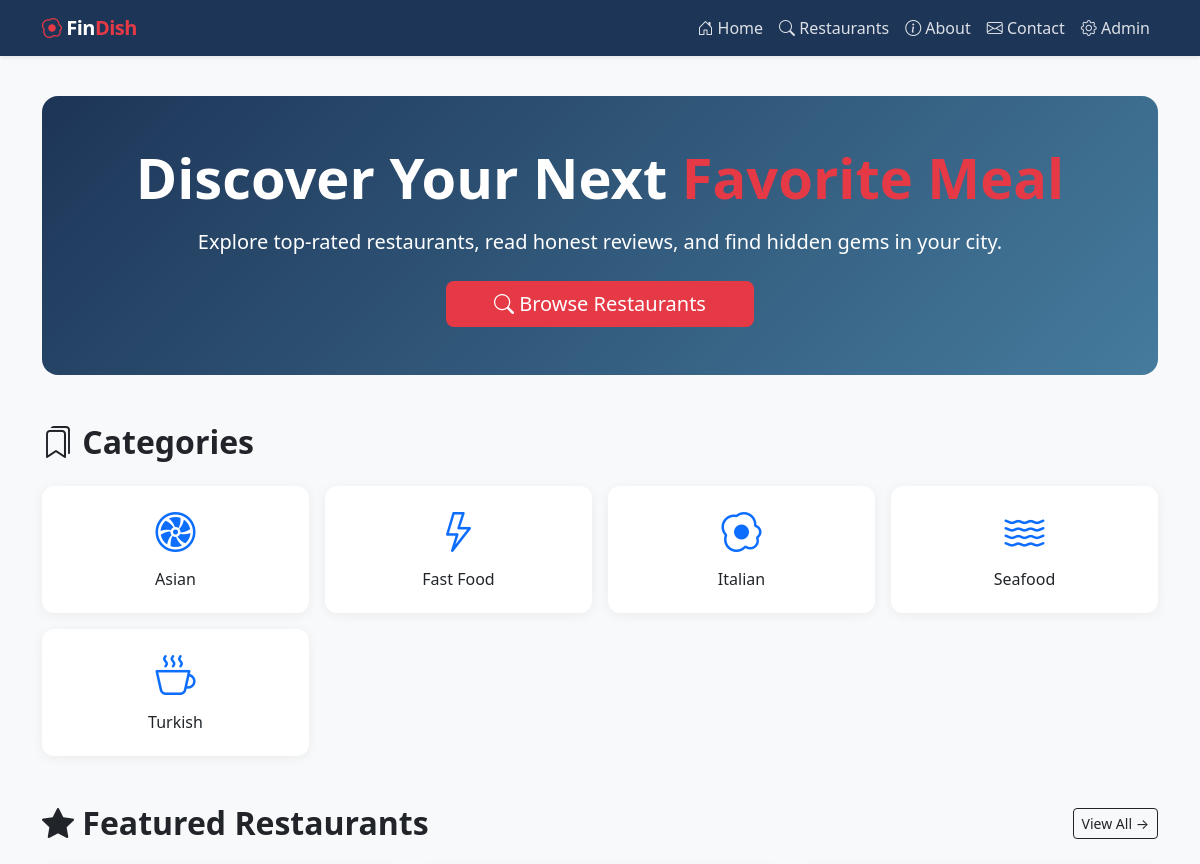
Before: / (upper part) with the older database file.
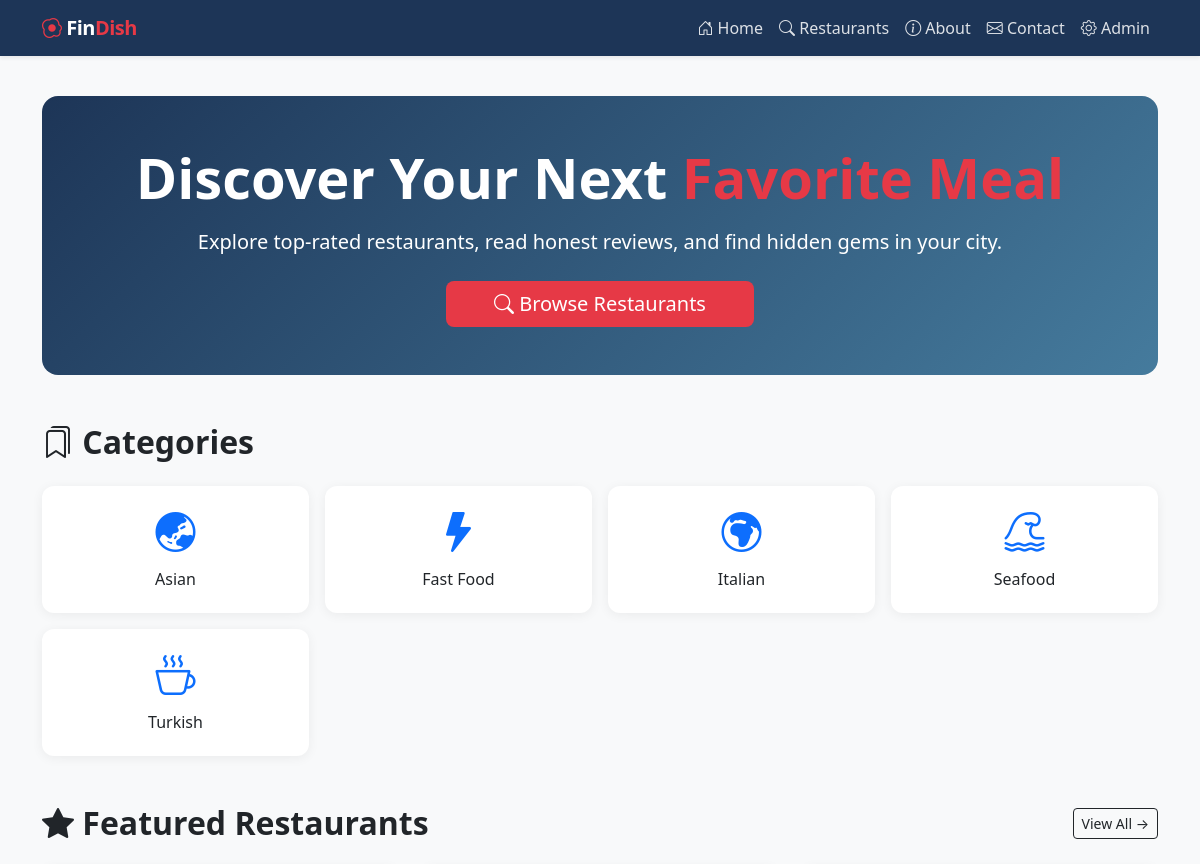
After: the same page with the newer database file.
### myapp/models.py (models this page shows, shortened)
class Category(models.Model):
    name = models.CharField(max_length=100, unique=True)
    description = models.TextField(blank=True)
    icon = models.CharField(max_length=50, blank=True, help_text="Bootstrap icon class, e.g. bi-cup-hot")
    class Meta:
        verbose_name_plural = "Categories"
        ordering = ["name"]

### myapp/views.py (the view)
# urls.py: path("", views.home, name="home"),
def home(request):
    featured_restaurants = Restaurant.objects.select_related("category", "location")[:6]
    categories = Category.objects.all()
    context = {
        "featured_restaurants": featured_restaurants,
        "categories": categories,
    }
    return render(request, "myapp/home.html", context)

### myapp/models.py (called while the page is built)
    def __str__(self):
        return f"{self.district}, {self.city}"

    def average_rating(self):
        reviews = self.reviews.all()
        if not reviews.exists():
            return None
        return round(reviews.aggregate(avg=models.Avg("rating"))["avg"], 1)

### myapp/templates/myapp/home.html (shortened to what this page needs)
{% extends "myapp/base.html" %}
{% block content %}
<section class="hero text-center p-5 mb-5">
    <h1 class="display-4 fw-bold mb-3">Discover Your Next <span style="color:var(--fm-primary)">Favorite Meal</span></h1>
    <p class="lead mb-4">Explore top-rated restaurants, read honest reviews, and find hidden gems in your city.</p>
    <a href="{% url 'myapp:restaurant_list' %}" class="btn btn-fm btn-lg px-5">
        <i class="bi bi-search"></i> Browse Restaurants
    </a>
</section>
{% if categories %}
<section class="mb-5">
    <h2 class="fw-bold mb-4"><i class="bi bi-bookmarks"></i> Categories</h2>
    <div class="row g-3">
        {% for cat in categories %}
        <div class="col-6 col-md-3">
            <a href="{% url 'myapp:restaurant_list' %}?category={{ cat.id }}" class="text-decoration-none">
                <div class="card text-center p-3">
                    <i class="bi {{ cat.icon|default:'bi-shop' }} fs-1 text-primary"></i>
                    <h6 class="mt-2 text-dark">{{ cat.name }}</h6>
                </div>
            </a>
        </div>
        {% endfor %}
    </div>
</section>
{% endif %}
{% if featured_restaurants %}
<section>
    <div class="d-flex justify-content-between align-items-center mb-4">
        <h2 class="fw-bold mb-0"><i class="bi bi-star-fill"></i> Featured Restaurants</h2>
        <a href="{% url 'myapp:restaurant_list' %}" class="btn btn-outline-dark btn-sm">View All &rarr;</a>
    </div>
    <div class="row g-4">
    </div>
</section>
{% else %}
<div class="text-center py-5">
    <i class="bi bi-emoji-neutral fs-1 text-muted"></i>
    <p class="mt-3 text-muted">No restaurants found yet. Add some via the <a href="{% url 'admin:index' %}">admin panel</a>.</p>
</div>
{% endif %}
{% endblock %}

### myapp/templates/myapp/base.html (shortened to what this page needs)
<!DOCTYPE html>
<html lang="en">
<head>
    <link href="https://cdn.jsdelivr.net/npm/bootstrap@5.3.3/dist/css/bootstrap.min.css" rel="stylesheet">
    <link href="https://cdn.jsdelivr.net/npm/bootstrap-icons@1.11.3/font/bootstrap-icons.min.css" rel="stylesheet">
</head>
<body>
<nav class="navbar navbar-expand-lg fixed-top shadow-sm">
    <div class="container">
        <a class="navbar-brand" href="{% url 'myapp:home' %}">
            <i class="bi bi-egg-fried" style="color:var(--fm-primary)"></i> Fin<span>Dish</span>
        </a>
        <div class="collapse navbar-collapse" id="mainNav">
            <ul class="navbar-nav ms-auto">
                <li class="nav-item">
                    <a class="nav-link" href="{% url 'myapp:home' %}"><i class="bi bi-house-door"></i> Home</a>
                </li>
                <li class="nav-item">
                    <a class="nav-link" href="{% url 'myapp:restaurant_list' %}"><i class="bi bi-search"></i> Restaurants</a>
                </li>
                <li class="nav-item">
                    <a class="nav-link" href="{% url 'myapp:about' %}"><i class="bi bi-info-circle"></i> About</a>
                </li>
                <li class="nav-item">
                    <a class="nav-link" href="{% url 'myapp:contact' %}"><i class="bi bi-envelope"></i> Contact</a>
                </li>
                <li class="nav-item">
                    <a class="nav-link" href="{% url 'admin:index' %}"><i class="bi bi-gear"></i> Admin</a>
                </li>
            </ul>
        </div>
    </div>
</nav>
<main class="container py-4">
    {% block content %}{% endblock %}
</main>
</body>
</html>

### myapp/templates/myapp/base.html (style rules this page uses)
:root { --fm-primary: #e63946; --fm-dark: #1d3557; --fm-accent: #f1faee; --fm-secondary: #457b9d; --fm-light: #a8dadc; }
body { padding-top: 72px; background-color: #f8f9fa; }
.navbar { background: var(--fm-dark) !important; }
.navbar-brand { font-weight: 800; letter-spacing: -0.5px; color: #fff !important; }
.navbar-brand span { color: var(--fm-primary); }
.nav-link { color: rgba(255,255,255,.85) !important; font-weight: 500; }
.btn-fm { background: var(--fm-primary); color: #fff; border: none; }
.card { border: none; border-radius: 12px; box-shadow: 0 2px 12px rgba(0,0,0,.06); transition: transform .2s; }
.hero { background: linear-gradient(135deg, var(--fm-dark), var(--fm-secondary)); color: #fff; border-radius: 16px; }

Changed rows visible on the page:
changed Category "Asian": icon "bi-fan" → "bi-globe-asia-australia" (drawn)
changed Category "Fast Food": icon "bi-lightning" → "bi-lightning-fill" (drawn)
changed Category "Italian": icon "bi-egg-fried" → "bi-globe-europe-africa" (drawn)
changed Category "Seafood": icon "bi-water" → "bi-tsunami" (drawn)
